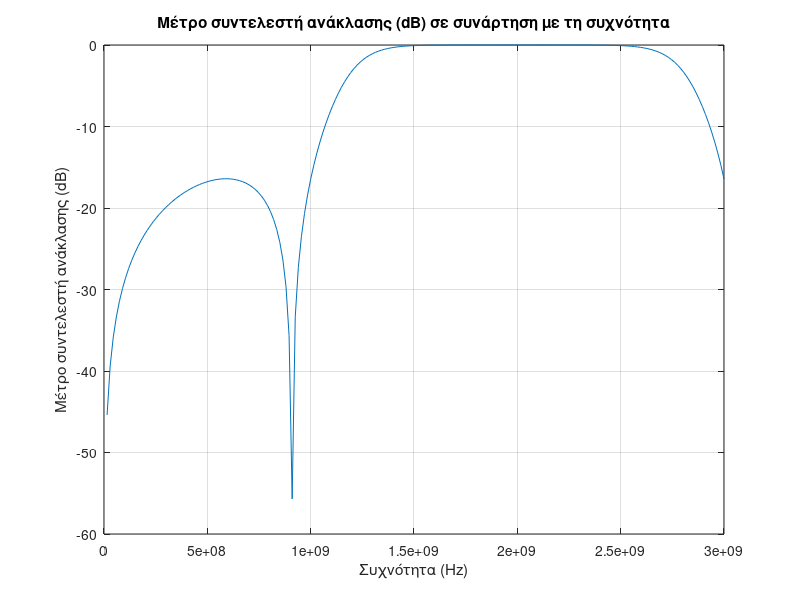
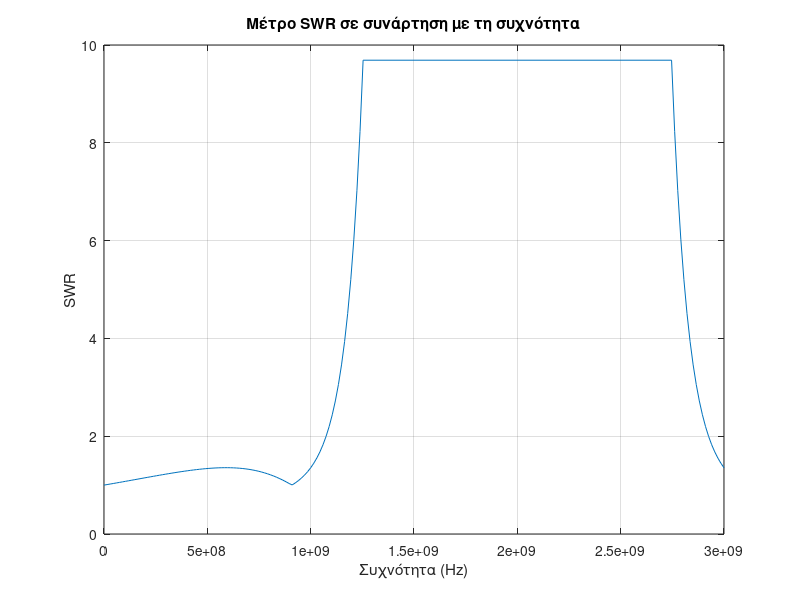

Write the MATLAB code that produced these figures, in order.
%% 1.2 (b) Karatis Dimitrios 10775

% Δεδομένα
f0 = 1e9; % Κεντρική συχνότητα σε Hz
c = 3e8; % Ταχύτητα φωτός σε m/s
lambda0 = c / f0; % Μήκος κύματος στη συχνότητα f0
N = 201; % Αριθμός τιμών συχνότητας
ZL = 50; % Τιμή φορτίου σε Ω
l = lambda0 / 8; % Μήκος γραμμών μεταφοράς

% Χαρακτηριστικές αντιστάσεις γραμμών σε Ω
Z01 = 98.45;
Z02 = 101.6;
Z03 = 43.6;
Z04 = 101.6;
Z05 = 98.45;
Z00 = 50;

% Συχνότητες
f = 0:(3*f0/N):(3*f0); % Διάνυσμα συχνοτήτων

% Σταθερά διάδοσης β
beta = (2*pi*f/f0) / lambda0;

Z1 = (-1)*1i*Z01*cot(beta*l); % Αντίσταση εισόδου ανοιχτοκυκλωμένης γραμμής (γραμμή 1)
Z3 = (-1)*1i*Z03*cot(beta*l); % Αντίσταση εισόδου ανοιχτοκυκλωμένης γραμμής (γραμμή 3)
Z5 = (-1)*1i*Z05*cot(beta*l); % Αντίσταση εισόδου ανοιχτοκυκλωμένης γραμμής (γραμμή 5)

Y1 = 1 ./ Z1; % Αγωγιμότητα ανοιχτοκυκλωμένης γραμμής (γραμμή 1)
Y3 = 1 ./ Z3; % Αγωγιμότητα ανοιχτοκυκλωμένης γραμμής (γραμμή 3)
Y5 = 1 ./ Z5; % Αγωγιμότητα ανοιχτοκυκλωμένης γραμμής (γραμμή 5)
YL = 1 / ZL; % Αγωγιμότητα φορτίου

Yin1 = YL + Y1;
Zin1 = 1 ./ Yin1;

Zin2 = Z02 * (Zin1 + 1i*Z02*tan(beta*l)) ./ (Z02 + 1i*Zin1.*tan(beta*l)); % Αντίσταση εισόδου δεξία του κλαδωτή των 43.6 Ω (κλαδωτής 3)
Yin2 = 1 ./ Zin2;

Yin3 = Yin2 + Y3;
Zin3 = 1 ./ Yin3;

Zin4 = Z04 * (Zin3 + 1i*Z04*tan(beta*l)) ./ (Z04 + 1i*Zin3.*tan(beta*l)); % Αντίσταση εισόδου δεξία του κλαδωτή των 98.45 Ω (κλαδωτής 5)
Yin4 = 1 ./ Zin4;

Yin5 = Yin4 + Y5;
Yin = Yin5;
Zin = 1 ./ Yin;

% Υπολογισμός του μέτρου του συντελεστή ανάκλασης Γ στην είσοδο
Gamma = abs((Zin - Z00) ./ (Zin + Z00));
Gamma_dB = 20*log10(Gamma);

% Υπολογισμός του SWR
SWR = (1 + Gamma) ./ (1 - Gamma);
SWR_dB = 20*log10(SWR);

% Εμφάνιση του γραφήματος Gamma σε dB
figure;
plot(f, Gamma_dB);
xlabel('Συχνότητα (Hz)');
ylabel('Μέτρο συντελεστή ανάκλασης (dB)');
title('Μέτρο συντελεστή ανάκλασης (dB) σε συνάρτηση με τη συχνότητα');
grid on;

% Εμφάνισε μέχρι την τιμή max_SWR
max_SWR = 10;

% Φίλτραρε τα δεδομένα
f_filtered = f(SWR <= max_SWR);
SWR_filtered = SWR(SWR <= max_SWR);

% Εμφάνιση του γραφήματος SWR σε dB μέχρι το max_SWR
figure;
plot(f_filtered, SWR_filtered);
xlabel('Συχνότητα (Hz)');
ylabel('SWR');
title('Μέτρο SWR σε συνάρτηση με τη συχνότητα');
grid on;










